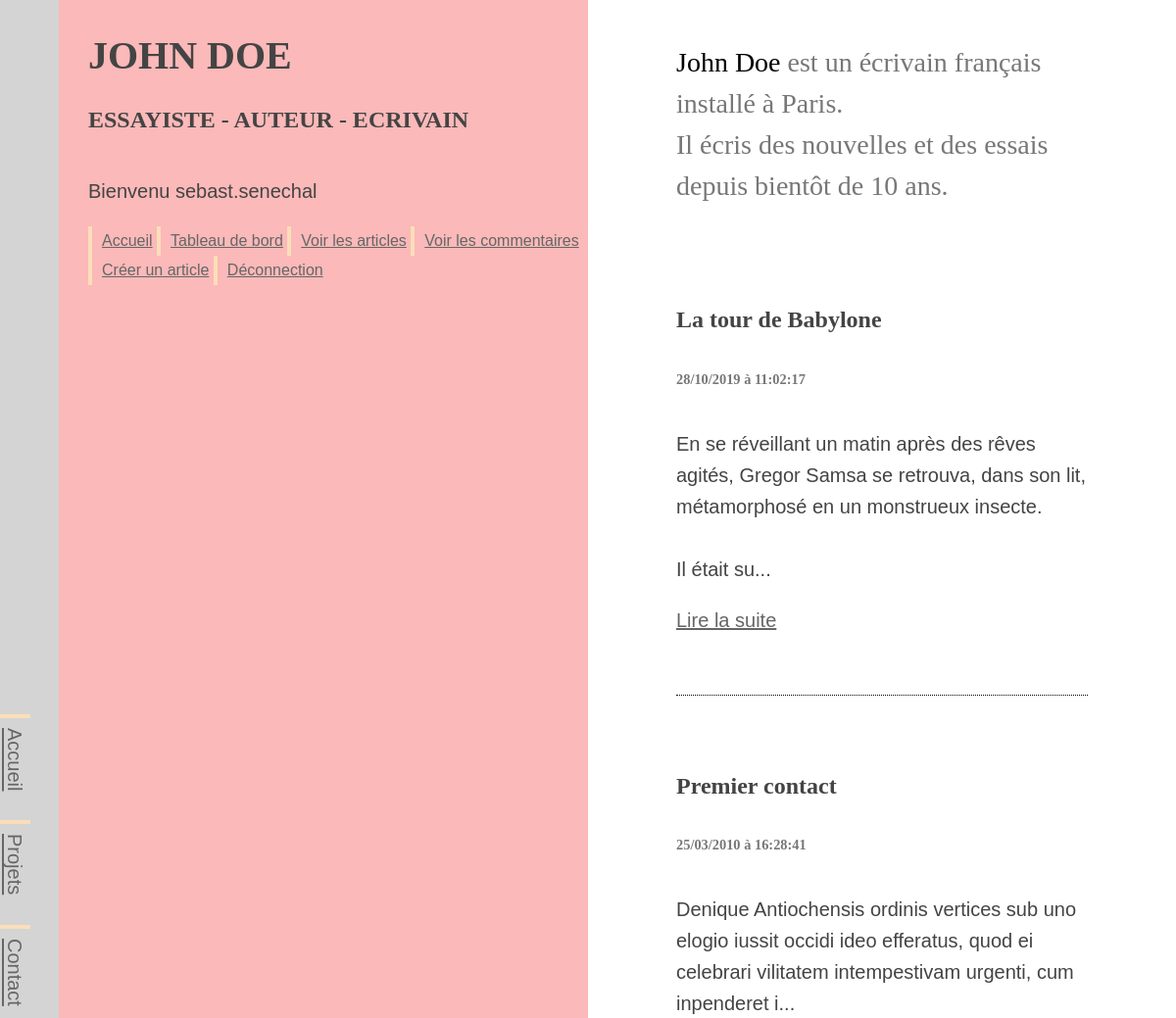
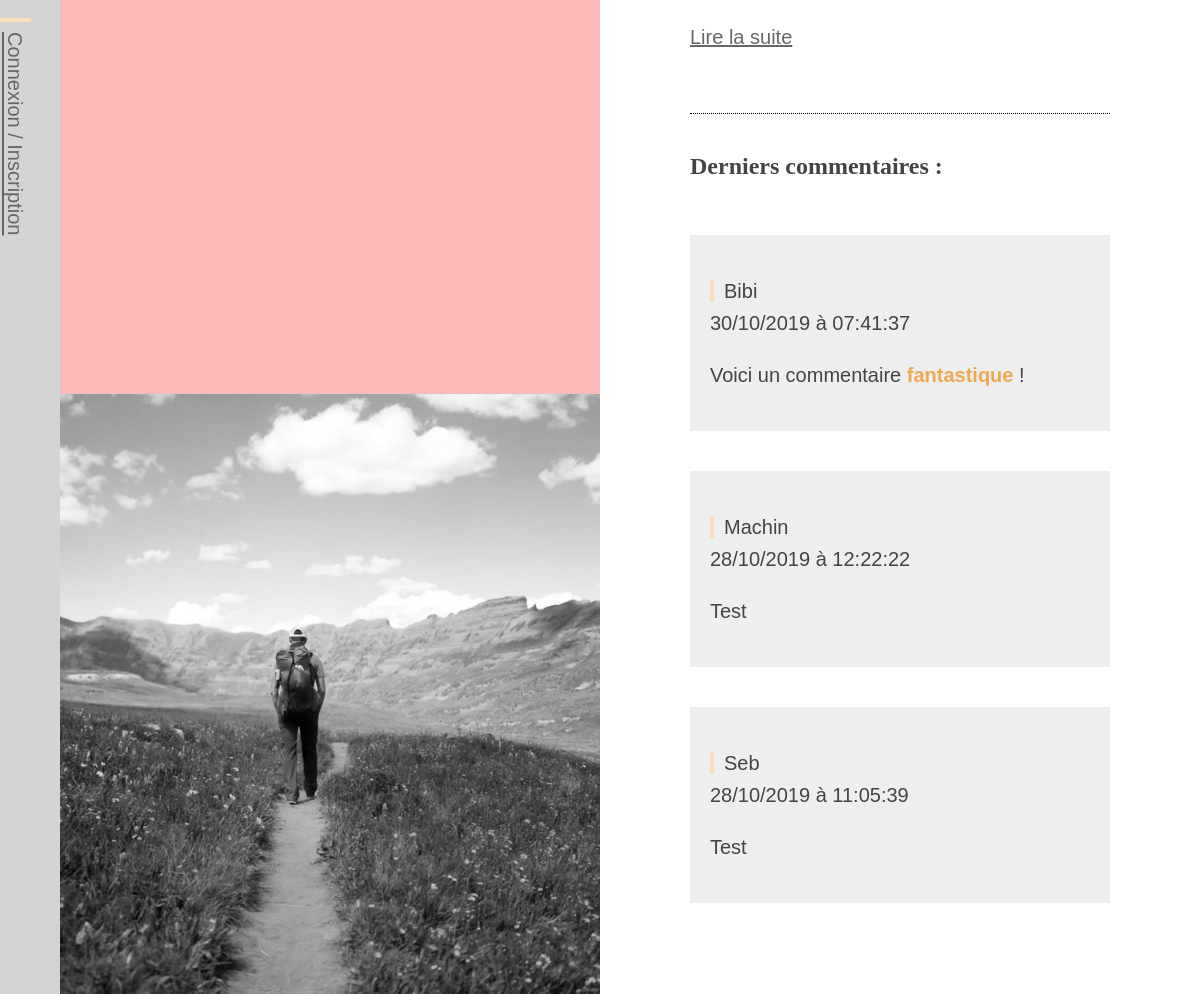
/index.php?action=dashbord (signed in), run on an earlier commit of the app's database (2 pictures, top to bottom).
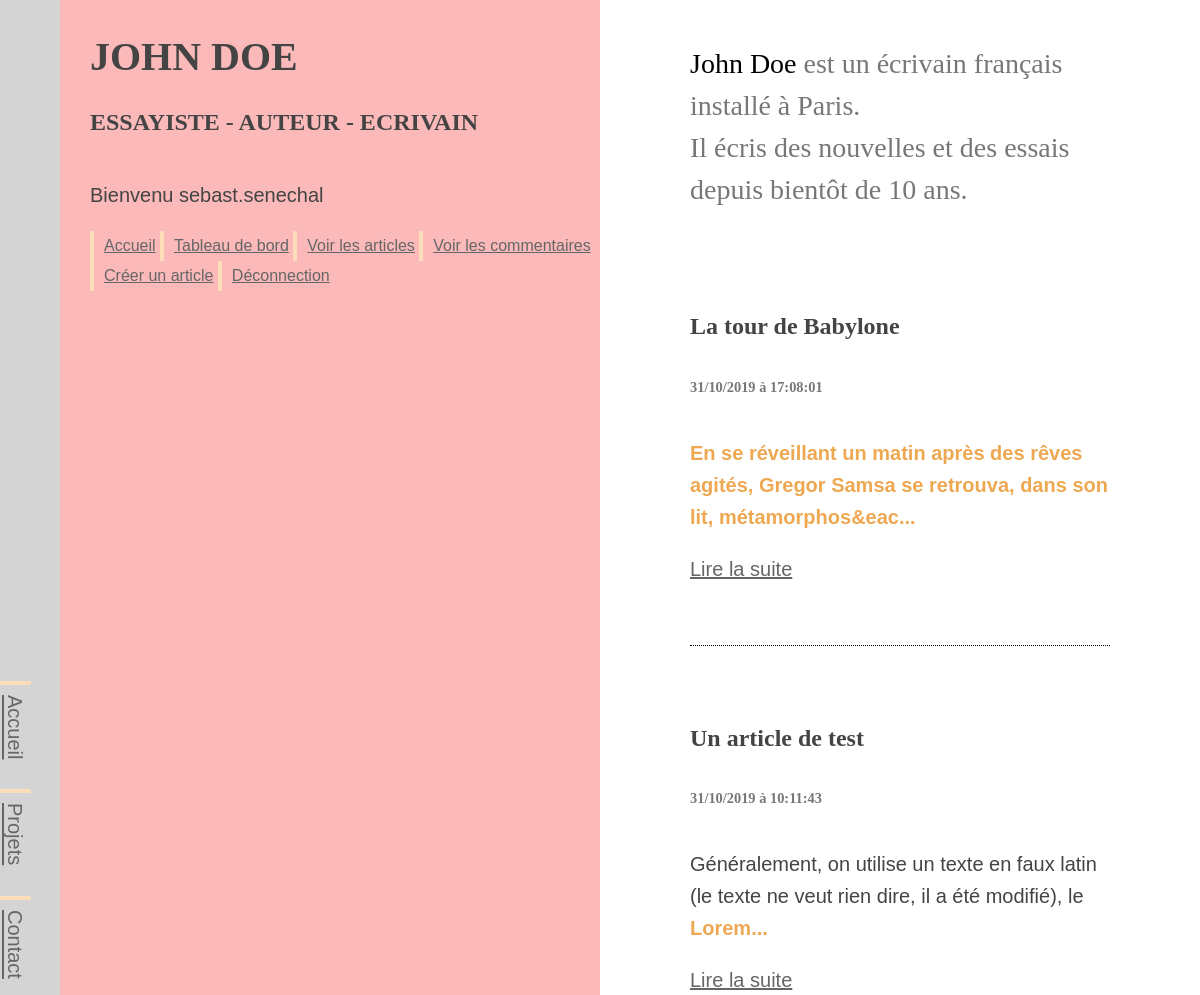
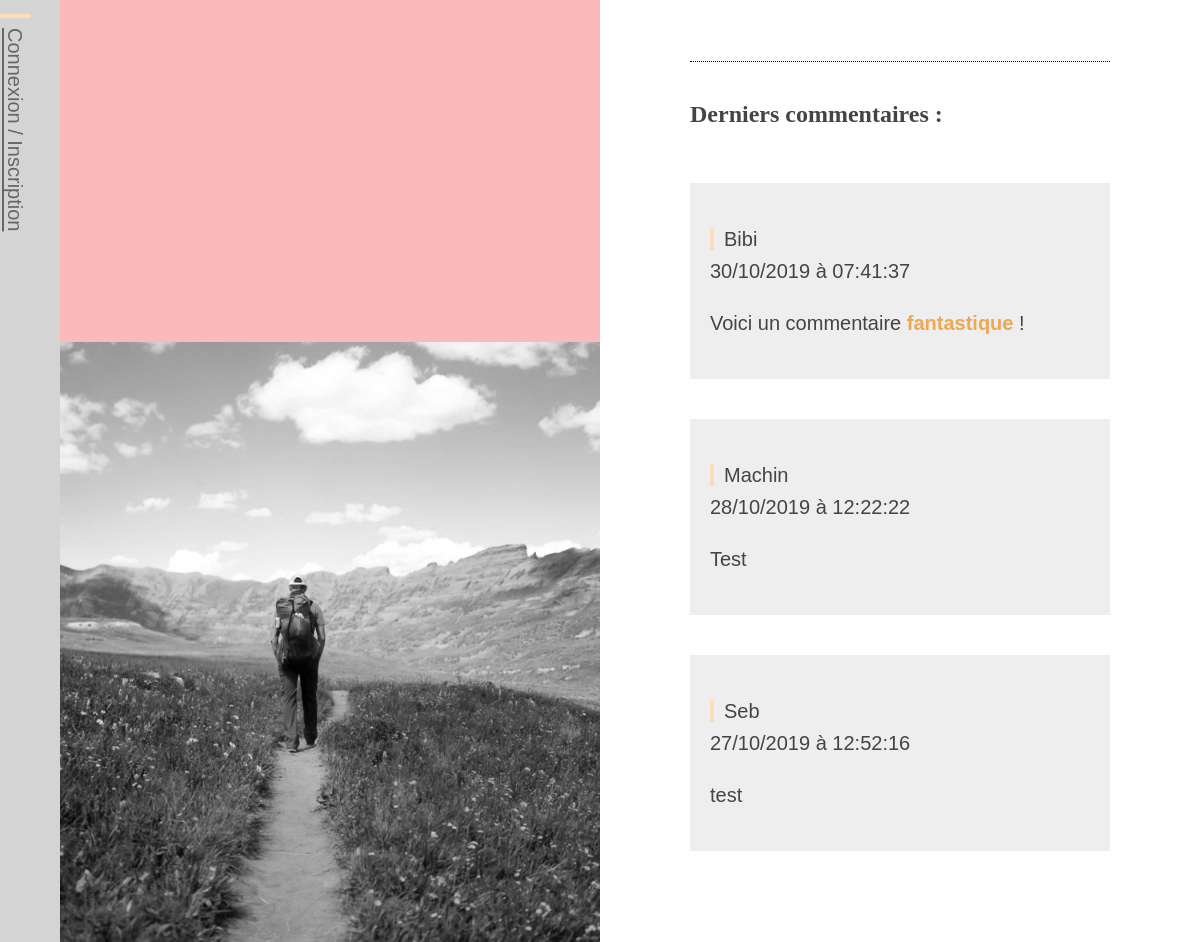
And on a later commit of the database (2 pictures, top to bottom).
### tables this page shows
CREATE TABLE `posts` (
  `id` int(11) NOT NULL,
  `title` varchar(255) NOT NULL,
  `content` text NOT NULL,
  `creation_date` datetime NOT NULL,
  `author` varchar(30) NOT NULL
);

### controller/backend.php (called while the page is built, shortened)
<?php
require('./model/backend/PostManager.php');
require('./model/backend/CommentManager.php');
function dashbord()
{
  $postManager = new \SebastienSenechal\Miniblog\Model\Backend\PostManager();
  $commentManager = new \SebastienSenechal\Miniblog\Model\Backend\CommentManager();
  $post = $postManager->getLastPost();
  $comment = $commentManager->getLastComment();
  require('view/backend/indexView.php');
}

### model/backend/PostManager.php (called while the page is built, shortened)
<?php
class PostManager extends Manager
{
  public function getLastPost()
  {
      $db = $this->dbConnect();
      $req = $db->query('SELECT id, title, content, DATE_FORMAT(creation_date, \'%d/%m/%Y à %H:%i:%s\') AS creation_date_fr FROM posts ORDER BY creation_date DESC LIMIT 0, 3');
      return $req;
  }
}

### model/backend/CommentManager.php (called while the page is built, shortened)
<?php
class CommentManager extends Manager
{
  public function getLastComment()
  {
    $db = $this->dbConnect();
    $comment = $db->query('SELECT author, comment, DATE_FORMAT(comment_date, \'%d/%m/%Y à %H:%i:%s\') AS comment_date_fr FROM comments ORDER BY comment_date DESC LIMIT 0, 3');
    return $comment;
  }
}

### view/backend/indexView.php (the view, shortened to what this page needs)
<header id="main_header_backend">
  <div id="header_content">
    <h1>John Doe<br />
    <span>Essayiste - Auteur - Ecrivain</span></h1>
    <p>Bienvenu <?= $_SESSION['pseudo']; ?></p>
    <?php include('./view/nav_backend.php') ?>
  </div>
  <figure id="image_home">
    <img src="././public/img/landscape.jpg" alt="">
  </figure>
</header>
<div id="home-grid">
  <section id="list-news">
    <header class="content_header">
      <h2 style="color: #000;font-weight:100;line-height:1.5em;">John Doe <span style="font-size:1em">est un écrivain français installé à Paris.<br />
        Il écris des nouvelles et des essais depuis bientôt de 10 ans.</span></h2>
    </header>
    <?php
    while ($data = $post->fetch())
    {
    ?>
        <article class="news">
            <h3>
                <?= htmlspecialchars($data['title']) ?><br />
                <span><?= $data['creation_date_fr'] ?></span>
            </h3>
            <p>
                <?= nl2br(substr($data['content'], 0, 150)); ?>...
            </p>
            <p><a href="index.php?action=adminPost&amp;id=<?= $data['id'] ?>">Lire la suite</a></p>
        </article>
    <?php
    }
    ?>
    <h3>Derniers commentaires : </h3>
    <?php
    while ($data = $comment->fetch())
    {
        ?>
        <aside class="content-comment">
          <p><span class="meta-content"><?= htmlspecialchars($data['author']); ?><br />
          <?= $data['comment_date_fr']; ?></span></p>
          <p><?= nl2br($data['comment']); ?></p>
        </aside>
        <?php
    }
    $comment->closeCursor(); ?>
  </section>
</div>
<?php require('view/backend/template.php') ?>

What changed in the data, as far as the page shows it:
removed posts: title "Premier contact", creation_date_fr "25/03/2010 à 16:28:41", content "Denique Antiochensis ordinis vertices sub uno elogio iussit occidi ideo efferatus, quod ei celebrari vilitatem intempestivam urgenti, cum inpenderet i"
changed posts "La tour de Babylone": creation_date_fr "28/10/2019 à 11:02:17" → "31/10/2019 à 17:08:01"; content "En se réveillant un matin après des rêves agités, Gregor Samsa se retrouva, dans son lit, métamorphosé en un monstrueux insecte. Il était su" → "En se réveillant un matin après des rêves agités, Gregor Samsa se retrouva, dans son lit, métamorphos&eac"
added posts: title "Un article de test", creation_date_fr "31/10/2019 à 10:11:43", content "Généralement, on utilise un texte en faux latin (le texte ne veut rien dire, il a été modifié), le Lorem"
Also different on the page:
new list line: "Seb 27/10/2019 à 12:52:16 test"
list line gone: "Seb 28/10/2019 à 11:05:39 Test"
